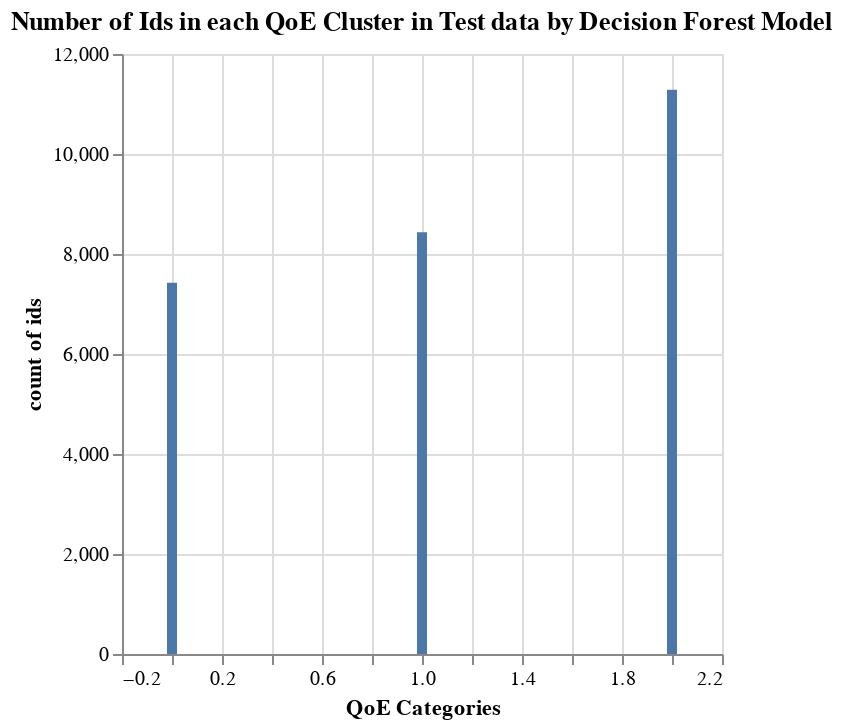

The notebook cell this image was saved under:
### Code cell
%chart x=rate_category,y=counts,labelx="QoE Categories", labely="count of ids",type=bar,title="Number of Ids in each QoE Cluster in Test data by Decision Forest Model",height= 400,width=400

### Figure 1 — Vega-Lite specification as saved in the notebook (floating-point values rounded to 4 significant figures)
{"$schema": "https://vega.github.io/schema/vega-lite/v3.json", "data": {"format": {"type": "csv"}, "values": "\"rate_category\",\"counts\"\n\"1\",\"8434\"\n\"\",\"382\"\n\"2\",\"11284\"\n\"0\",\"7425\"\n"}, "encoding": {"x": {"axis": {"grid": true, "title": "QoE Categories"}, "field": "rate_category", "type": "quantitative"}, "y": {"axis": {"grid": true, "title": "count of ids"}, "field": "counts", "type": "quantitative"}}, "height": "400", "mark": {"color": "#4C78A8", "type": "bar"}, "title": "Number of Ids in each QoE Cluster in Test data by Decision Forest Model", "width": "400"}
